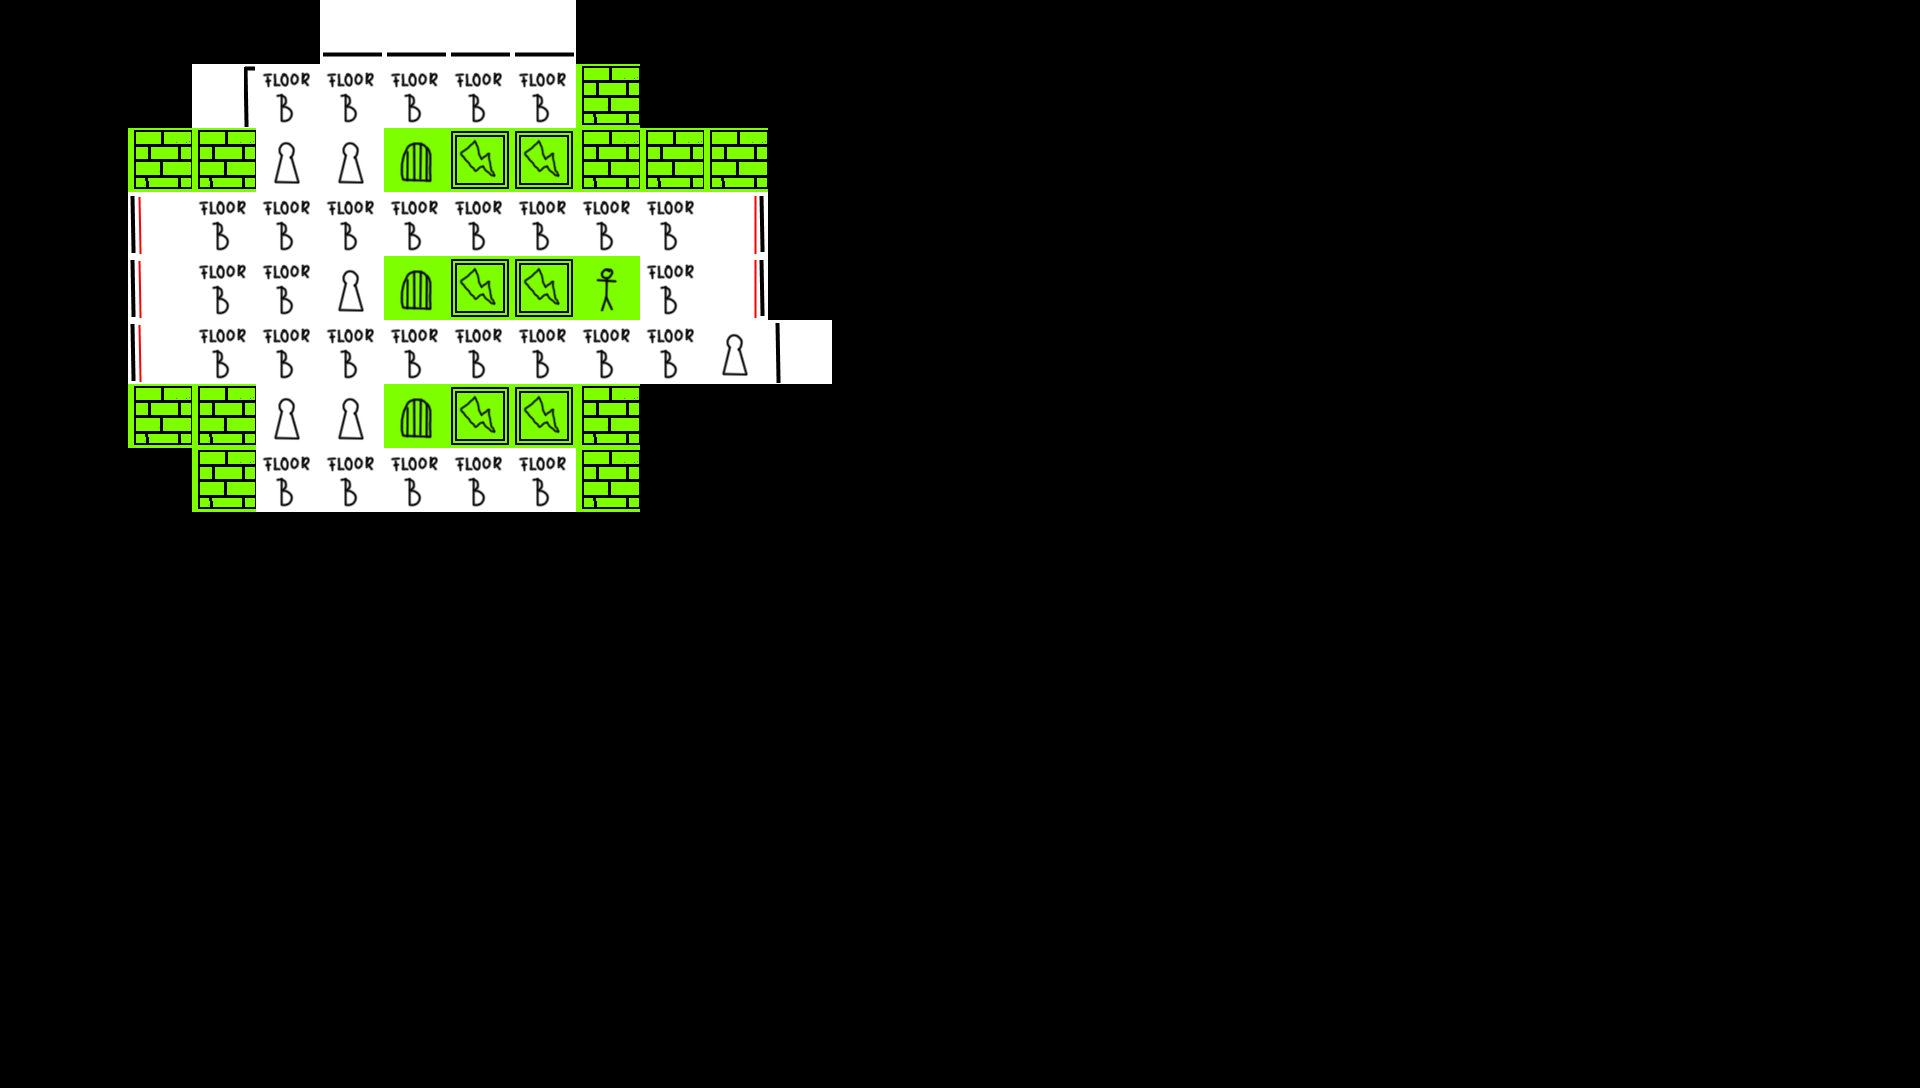

Below is a game level as drawn by its tile map, then a one-line description and the .tmx file that defines it, in full:
An orthogonal 30x17 tile map with 64x64 px tiles, 2 tile layers (Tile Layer 1, Tile Layer 2) and 2 objects.

<map version="1.0" orientation="orthogonal" renderorder="right-down" width="30" height="17" tilewidth="64" tileheight="64" nextobjectid="19">
 <tileset firstgid="1" name="Tileset" tilewidth="64" tileheight="64" tilecount="72">
  <image source="NewTileset.png" width="518" height="580" />
 </tileset>
 <layer name="Tile Layer 1" width="30" height="17">
  <data encoding="csv">
0,0,0,0,0,22,22,22,22,0,0,0,0,0,0,0,0,0,0,0,0,0,0,0,0,0,0,0,0,0,
0,0,0,17,2,2,2,2,2,14,0,0,0,0,0,0,0,0,0,0,0,0,0,0,0,0,0,0,0,0,
0,0,25,10,6,6,1,1,1,1,10,26,0,0,0,0,0,0,0,0,0,0,0,0,0,0,0,0,0,0,
0,0,9,2,2,2,2,2,2,2,2,11,0,0,0,0,0,0,0,0,0,0,0,0,0,0,0,0,0,0,
0,0,9,2,2,6,1,1,1,1,2,11,0,0,0,0,0,0,0,0,0,0,0,0,0,0,0,0,0,0,
0,0,9,2,2,2,2,2,2,2,2,6,23,0,0,0,0,0,0,0,0,0,0,0,0,0,0,0,0,0,
0,0,9,1,6,6,1,1,1,11,0,0,0,0,0,0,0,0,0,0,0,0,0,0,0,0,0,0,0,0,
0,0,0,9,2,2,2,2,2,11,0,0,0,0,0,0,0,0,0,0,0,0,0,0,0,0,0,0,0,0,
0,0,0,0,0,0,0,0,0,0,0,0,0,0,0,0,0,0,0,0,0,0,0,0,0,0,0,0,0,0,
0,0,0,0,0,0,0,0,0,0,0,0,0,0,0,0,0,0,0,0,0,0,0,0,0,0,0,0,0,0,
0,0,0,0,0,0,0,0,0,0,0,0,0,0,0,0,0,0,0,0,0,0,0,0,0,0,0,0,0,0,
0,0,0,0,0,0,0,0,0,0,0,0,0,0,0,0,0,0,0,0,0,0,0,0,0,0,0,0,0,0,
0,0,0,0,0,0,0,0,0,0,0,0,0,0,0,0,0,0,0,0,0,0,0,0,0,0,0,0,0,0,
0,0,0,0,0,0,0,0,0,0,0,0,0,0,0,0,0,0,0,0,0,0,0,0,0,0,0,0,0,0,
0,0,0,0,0,0,0,0,0,0,0,0,0,0,0,0,0,0,0,0,0,0,0,0,0,0,0,0,0,0,
0,0,0,0,0,0,0,0,0,0,0,0,0,0,0,0,0,0,0,0,0,0,0,0,0,0,0,0,0,0,
0,0,0,0,0,0,0,0,0,0,0,0,0,0,0,0,0,0,0,0,0,0,0,0,0,0,0,0,0,0
</data>
 </layer>
 <layer name="Tile Layer 2" width="30" height="17">
  <data encoding="csv">
0,0,0,0,0,0,0,0,0,0,0,0,0,0,0,0,0,0,0,0,0,0,0,0,0,0,0,0,0,0,
0,0,0,0,0,0,0,0,0,40,0,0,0,0,0,0,0,0,0,0,0,0,0,0,0,0,0,0,0,0,
0,0,40,40,0,0,37,34,34,40,40,40,0,0,0,0,0,0,0,0,0,0,0,0,0,0,0,0,0,0,
0,0,0,0,0,0,0,0,0,0,0,0,0,0,0,0,0,0,0,0,0,0,0,0,0,0,0,0,0,0,
0,0,0,0,0,0,37,34,34,33,0,0,0,0,0,0,0,0,0,0,0,0,0,0,0,0,0,0,0,0,
0,0,0,0,0,0,0,0,0,0,0,0,0,0,0,0,0,0,0,0,0,0,0,0,0,0,0,0,0,0,
0,0,40,40,0,0,37,34,34,40,0,0,0,0,0,0,0,0,0,0,0,0,0,0,0,0,0,0,0,0,
0,0,0,40,0,0,0,0,0,40,0,0,0,0,0,0,0,0,0,0,0,0,0,0,0,0,0,0,0,0,
0,0,0,0,0,0,0,0,0,0,0,0,0,0,0,0,0,0,0,0,0,0,0,0,0,0,0,0,0,0,
0,0,0,0,0,0,0,0,0,0,0,0,0,0,0,0,0,0,0,0,0,0,0,0,0,0,0,0,0,0,
0,0,0,0,0,0,0,0,0,0,0,0,0,0,0,0,0,0,0,0,0,0,0,0,0,0,0,0,0,0,
0,0,0,0,0,0,0,0,0,0,0,0,0,0,0,0,0,0,0,0,0,0,0,0,0,0,0,0,0,0,
0,0,0,0,0,0,0,0,0,0,0,0,0,0,0,0,0,0,0,0,0,0,0,0,0,0,0,0,0,0,
0,0,0,0,0,0,0,0,0,0,0,0,0,0,0,0,0,0,0,0,0,0,0,0,0,0,0,0,0,0,
0,0,0,0,0,0,0,0,0,0,0,0,0,0,0,0,0,0,0,0,0,0,0,0,0,0,0,0,0,0,
0,0,0,0,0,0,0,0,0,0,0,0,0,0,0,0,0,0,0,0,0,0,0,0,0,0,0,0,0,0,
0,0,0,0,0,0,0,0,0,0,0,0,0,0,0,0,0,0,0,0,0,0,0,0,0,0,0,0,0,0
</data>
 </layer>
 <objectgroup name="Object Layer 1">
  <object id="17" gid="58" x="454" y="644" width="64" height="64">
   <properties>
    <property name="Behaviour" value="2" />
    <property name="Height" value="8" />
    <property name="Intensity" value="5" />
   </properties>
  </object>
  <object id="18" gid="57" x="708" y="326" width="64" height="64">
   <properties>
    <property name="LevelNumber" value="4" />
    <property name="Orientation" value="3" />
   </properties>
  </object>
 </objectgroup>
</map>
